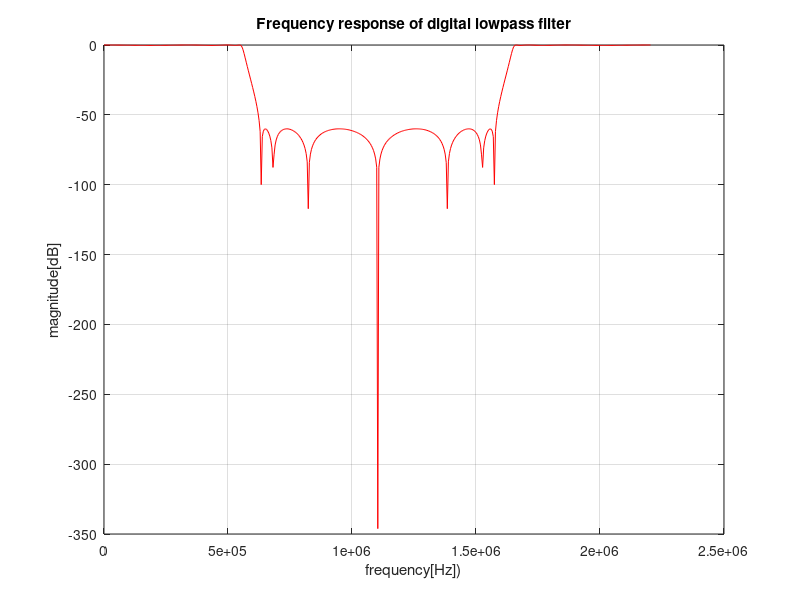

This chart was generated by the following MATLAB code: (Note: this script raises an error after producing the figure.)
% FFT of impulseresponse generates the frequency response

clear all;close all;


Fs=2.208e6;       % Sampling frequency
N = 2^9;          % block length of FFT, number of points for the FFT

f = (0:N-1)/(N)*Fs; % frequency vector

% Design a 7th order IIR filter

[num,den ] = ellip(7,0.3,60,0.552e6/(Fs/2));
lp_hf = freqz(num,den,f,Fs); 
figure
plot(f,20*log10(abs(lp_hf)),'r'); hold on;grid on;
xlabel('frequency[Hz])');
ylabel('magnitude[dB]')
title('Frequency response of digital lowpass filter')

%calculate impulse response

lp_impulse=dimpulse(num,den,N);

figure
stem(lp_impulse(1:100))
title(' impulse response of IIR Filter')

% with FFT out of impulse response we get the frequency response

lp_fft=fft(lp_impulse,N);

% plot FFT
figure
plot(f,20*log10(abs(lp_fft)),'ro');hold on
plot(f,20*log10(abs(lp_hf)),'bo')
xlabel('frequency[Hz])');
ylabel('magnitude[dB]')
legend('red...FFT of impulse response','blue...frequency response calculated with freqz')
title('Comparison of frequency response(freqz) and frequency response out of FFT ')






